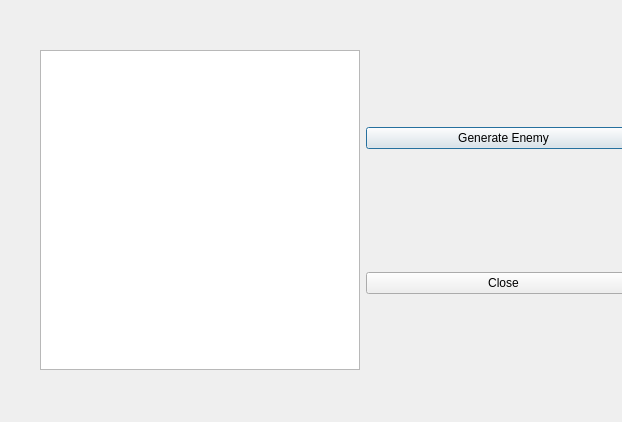
<?xml version="1.0" encoding="UTF-8"?>
<ui version="4.0">
 <class>MapViewPage</class>
 <widget class="QDialog" name="MapViewPage">
  <property name="geometry">
   <rect>
    <x>0</x>
    <y>0</y>
    <width>622</width>
    <height>422</height>
   </rect>
  </property>
  <property name="windowTitle">
   <string>Tiled Map Viewer</string>
  </property>
  <property name="toolTipDuration">
   <number>0</number>
  </property>
  <widget class="QWidget" name="layoutWidget">
   <property name="geometry">
    <rect>
     <x>40</x>
     <y>10</y>
     <width>601</width>
     <height>401</height>
    </rect>
   </property>
   <layout class="QHBoxLayout" name="horizontalLayout">
    <item>
     <widget class="GameMapCanvas" name="gameCanvas">
      <property name="maximumSize">
       <size>
        <width>320</width>
        <height>320</height>
       </size>
      </property>
     </widget>
    </item>
    <item>
     <layout class="QVBoxLayout" name="verticalLayout">
      <item>
       <widget class="QPushButton" name="generateEnemyButton">
        <property name="text">
         <string>Generate Enemy</string>
        </property>
       </widget>
      </item>
      <item>
       <widget class="QPushButton" name="closeButton">
        <property name="text">
         <string>Close</string>
        </property>
       </widget>
      </item>
     </layout>
    </item>
   </layout>
  </widget>
 </widget>
 <customwidgets>
  <customwidget>
   <class>GameMapCanvas</class>
   <extends>QGraphicsView</extends>
   <header>gamemapcanvas.h</header>
  </customwidget>
 </customwidgets>
 <resources/>
 <connections/>
</ui>
